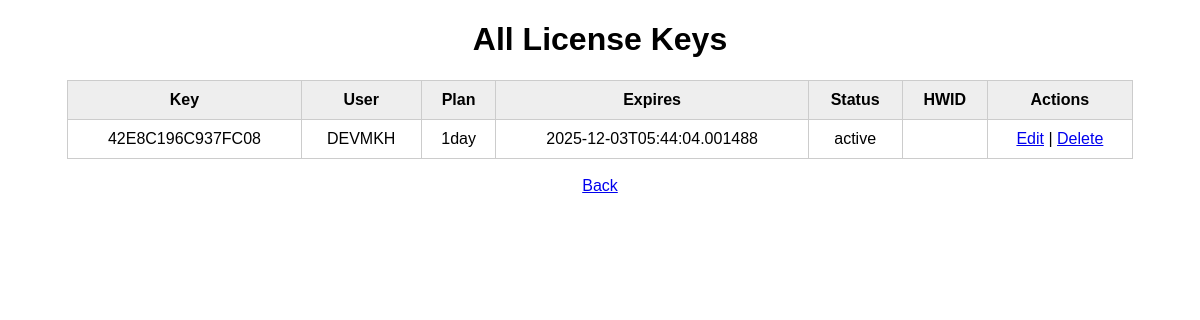
The app's page /admin/list, older data.
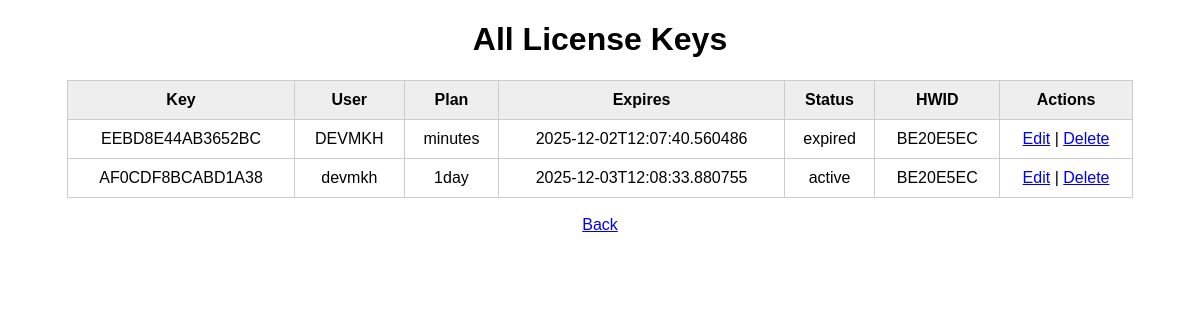
The same page, newer data.
### tables this page shows
CREATE TABLE licenses (
        id INTEGER PRIMARY KEY AUTOINCREMENT,
        license_key TEXT UNIQUE,
        hwid TEXT,
        plan TEXT,
        expires_at TEXT,
        status TEXT DEFAULT 'active',
        user TEXT DEFAULT ''


    );

### app.py (the view)
@app.route("/admin/list")
def admin_list():
    auto_expire_keys()
    conn = get_db()
    c = conn.cursor()
    try:
        c.execute("SELECT license_key, user, plan, expires_at, status, hwid FROM licenses")
        rows = c.fetchall()
    except sqlite3.OperationalError as e:
        if "no such table" in str(e).lower():
            return "❌ ERROR: 'licenses' table was not found.<br><br>Create the table first.", 500
        else:
            return f"Database Error: {e}", 500
    licenses = []
    for r in rows:
        licenses.append({
            "license_key": r[0],
            "user": r[1],
            "plan": r[2],
            "expires_at": r[3],
            "status": r[4],
            "hwid": r[5]
        })
    return render_template("list_keys.html", keys=licenses)

### app.py (called while the page is built)
def auto_expire_keys():
    conn = get_db()
    c = conn.cursor()
    now = datetime.datetime.now().isoformat()
    c.execute("""
        UPDATE licenses
        SET status='expired'
        WHERE expires_at < ? AND status='active'
    """, (now,))
    conn.commit()
    conn.close()

def get_db():
    return sqlite3.connect(DB_FILE)

### templates/list_keys.html (shortened to what this page needs)
<!DOCTYPE html>
<html>
<head>
</head>
<body style="font-family: Arial; text-align:center;">
<h1>All License Keys</h1>
<table>
    <tr>
        <th>Key</th>
        <th>User</th>
        <th>Plan</th>
        <th>Expires</th>
        <th>Status</th>
        <th>HWID</th>
        <th>Actions</th>
    </tr>
    {% for item in keys %}
    <tr>
        <td>{{ item.license_key }}</td>
        <td>{{ item.user }}</td>
        <td>{{ item.plan }}</td>
        <td>{{ item.expires_at }}</td>
        <td>{{ item.status }}</td>
        <td>{{ item.hwid }}</td>
        <td>
            <a href="/admin/edit/{{ item.license_key }}">Edit</a> |
            <a href="/admin/delete/{{ item.license_key }}">Delete</a>
        </td>
    </tr>
    {% endfor %}
</table>
<br><a href="/admin">Back</a>
</body>
</html>

### templates/list_keys.html (style rules this page uses)
table { border-collapse: collapse; width: 90%; margin: auto; }
th, td { border: 1px solid #ccc; padding: 10px; text-align: center; }
th { background-color: #eee; }

Row changes from the older to the newer data that the page shows:
removed licenses: license_key "42E8C196C937FC08", user "DEVMKH", plan "1day", expires_at "2025-12-03T05:44:04.001488", status "active"
added licenses: license_key "EEBD8E44AB3652BC", user "DEVMKH", plan "minutes", expires_at "2025-12-02T12:07:40.560486", status "expired", hwid "BE20E5EC"
added licenses: license_key "AF0CDF8BCABD1A38", user "devmkh", plan "1day", expires_at "2025-12-03T12:08:33.880755", status "active", hwid "BE20E5EC"
